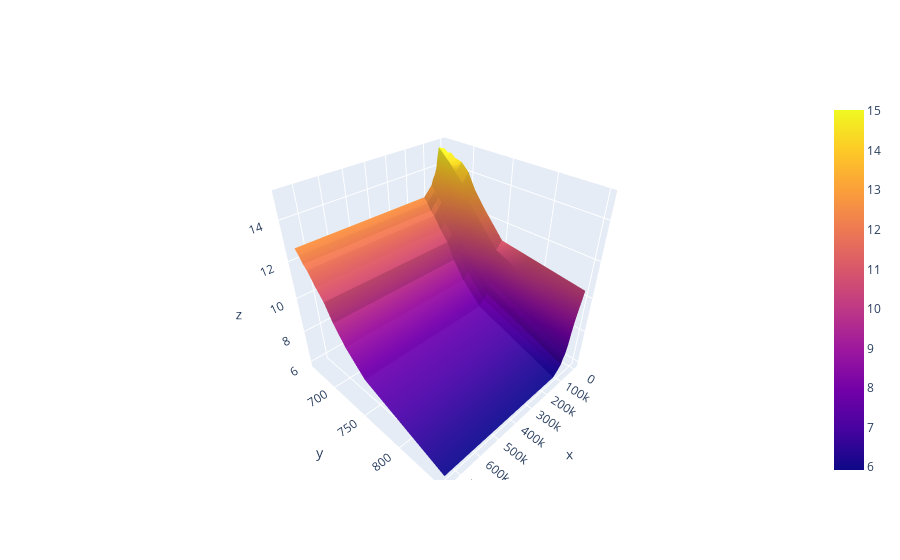

Notebook cell for this chart:
### Markdown cell above
### 3D with Plotly!

### Code cell
import plotly.graph_objs as go

surface = go.Surface(x=pdp.columns,
                     y=pdp.index,
                     z=pdp.values)

fig = go.Figure(surface)
fig.show()
